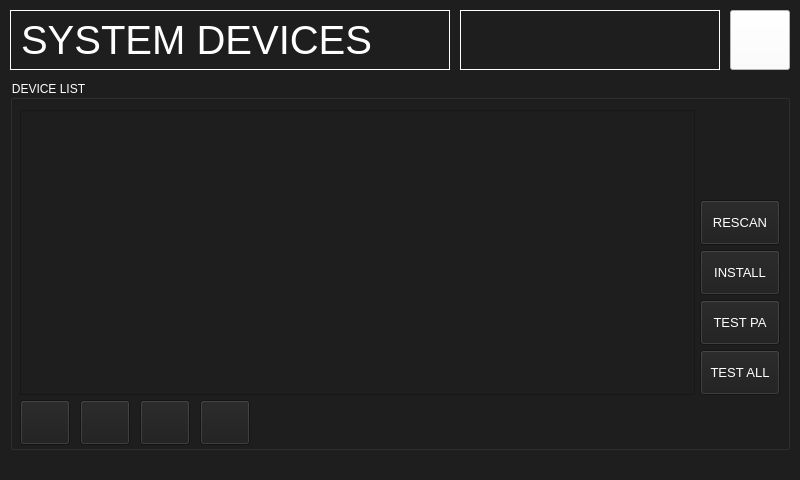
<?xml version="1.0" encoding="UTF-8"?>
<ui version="4.0">
 <class>SystemDevicesWindow</class>
 <widget class="QMainWindow" name="SystemDevicesWindow">
  <property name="geometry">
   <rect>
    <x>0</x>
    <y>0</y>
    <width>800</width>
    <height>480</height>
   </rect>
  </property>
  <property name="font">
   <font>
    <pointsize>10</pointsize>
   </font>
  </property>
  <property name="windowTitle">
   <string>MainWindow</string>
  </property>
  <property name="styleSheet">
   <string notr="true">background-color: rgb(30, 30, 30);
color: rgb(255, 255, 255);</string>
  </property>
  <widget class="QWidget" name="centralwidget">
   <widget class="QPushButton" name="pushButton_menu">
    <property name="geometry">
     <rect>
      <x>730</x>
      <y>10</y>
      <width>60</width>
      <height>60</height>
     </rect>
    </property>
    <property name="styleSheet">
     <string notr="true">background-color: rgb(255, 255, 255);</string>
    </property>
    <property name="text">
     <string/>
    </property>
    <property name="icon">
     <iconset resource="resources.qrc">
      <normaloff>:/images/icons/icon_close.png</normaloff>:/images/icons/icon_close.png</iconset>
    </property>
    <property name="iconSize">
     <size>
      <width>30</width>
      <height>30</height>
     </size>
    </property>
   </widget>
   <widget class="QGroupBox" name="groupBox_route">
    <property name="geometry">
     <rect>
      <x>10</x>
      <y>80</y>
      <width>780</width>
      <height>370</height>
     </rect>
    </property>
    <property name="styleSheet">
     <string notr="true">border-color: rgb(255, 255, 255);</string>
    </property>
    <property name="title">
     <string>DEVICE LIST</string>
    </property>
    <property name="flat">
     <bool>false</bool>
    </property>
    <property name="checkable">
     <bool>false</bool>
    </property>
    <widget class="QPushButton" name="pushButton_7">
     <property name="geometry">
      <rect>
       <x>690</x>
       <y>170</y>
       <width>80</width>
       <height>45</height>
      </rect>
     </property>
     <property name="font">
      <font>
       <pointsize>10</pointsize>
      </font>
     </property>
     <property name="text">
      <string>INSTALL</string>
     </property>
    </widget>
    <widget class="QPushButton" name="pushButton_10">
     <property name="geometry">
      <rect>
       <x>690</x>
       <y>120</y>
       <width>80</width>
       <height>45</height>
      </rect>
     </property>
     <property name="font">
      <font>
       <pointsize>10</pointsize>
      </font>
     </property>
     <property name="text">
      <string>RESCAN</string>
     </property>
    </widget>
    <widget class="QPushButton" name="pushButton_12">
     <property name="geometry">
      <rect>
       <x>10</x>
       <y>320</y>
       <width>50</width>
       <height>45</height>
      </rect>
     </property>
     <property name="font">
      <font>
       <pointsize>10</pointsize>
      </font>
     </property>
     <property name="text">
      <string/>
     </property>
     <property name="icon">
      <iconset resource="resources.qrc">
       <normaloff>:/images/icons/icon_up.png</normaloff>:/images/icons/icon_up.png</iconset>
     </property>
     <property name="autoRepeat">
      <bool>true</bool>
     </property>
    </widget>
    <widget class="QPushButton" name="pushButton_13">
     <property name="geometry">
      <rect>
       <x>70</x>
       <y>320</y>
       <width>50</width>
       <height>45</height>
      </rect>
     </property>
     <property name="font">
      <font>
       <pointsize>10</pointsize>
      </font>
     </property>
     <property name="text">
      <string/>
     </property>
     <property name="icon">
      <iconset resource="resources.qrc">
       <normaloff>:/images/icons/icon_down.png</normaloff>:/images/icons/icon_down.png</iconset>
     </property>
     <property name="iconSize">
      <size>
       <width>16</width>
       <height>16</height>
      </size>
     </property>
     <property name="autoRepeat">
      <bool>true</bool>
     </property>
    </widget>
    <widget class="QTableView" name="tableView">
     <property name="geometry">
      <rect>
       <x>10</x>
       <y>30</y>
       <width>675</width>
       <height>285</height>
      </rect>
     </property>
     <property name="font">
      <font>
       <pointsize>9</pointsize>
      </font>
     </property>
     <property name="verticalScrollBarPolicy">
      <enum>Qt::ScrollBarAlwaysOff</enum>
     </property>
     <property name="horizontalScrollBarPolicy">
      <enum>Qt::ScrollBarAlwaysOff</enum>
     </property>
     <property name="selectionMode">
      <enum>QAbstractItemView::SingleSelection</enum>
     </property>
     <property name="selectionBehavior">
      <enum>QAbstractItemView::SelectRows</enum>
     </property>
     <property name="iconSize">
      <size>
       <width>16</width>
       <height>16</height>
      </size>
     </property>
     <property name="gridStyle">
      <enum>Qt::CustomDashLine</enum>
     </property>
     <property name="sortingEnabled">
      <bool>true</bool>
     </property>
     <property name="wordWrap">
      <bool>true</bool>
     </property>
     <property name="cornerButtonEnabled">
      <bool>false</bool>
     </property>
     <attribute name="horizontalHeaderDefaultSectionSize">
      <number>110</number>
     </attribute>
     <attribute name="verticalHeaderVisible">
      <bool>false</bool>
     </attribute>
     <attribute name="verticalHeaderDefaultSectionSize">
      <number>30</number>
     </attribute>
    </widget>
    <widget class="QPushButton" name="pushButton_11">
     <property name="geometry">
      <rect>
       <x>690</x>
       <y>220</y>
       <width>80</width>
       <height>45</height>
      </rect>
     </property>
     <property name="font">
      <font>
       <pointsize>10</pointsize>
      </font>
     </property>
     <property name="text">
      <string>TEST PA</string>
     </property>
    </widget>
    <widget class="QPushButton" name="pushButton_14">
     <property name="geometry">
      <rect>
       <x>690</x>
       <y>270</y>
       <width>80</width>
       <height>45</height>
      </rect>
     </property>
     <property name="font">
      <font>
       <pointsize>10</pointsize>
      </font>
     </property>
     <property name="text">
      <string>TEST ALL</string>
     </property>
    </widget>
    <widget class="QPushButton" name="pushButton_16">
     <property name="geometry">
      <rect>
       <x>130</x>
       <y>320</y>
       <width>50</width>
       <height>45</height>
      </rect>
     </property>
     <property name="font">
      <font>
       <pointsize>10</pointsize>
      </font>
     </property>
     <property name="text">
      <string/>
     </property>
     <property name="icon">
      <iconset resource="resources.qrc">
       <normaloff>:/images/icons/icon_top.png</normaloff>:/images/icons/icon_top.png</iconset>
     </property>
     <property name="iconSize">
      <size>
       <width>24</width>
       <height>24</height>
      </size>
     </property>
    </widget>
    <widget class="QPushButton" name="pushButton_18">
     <property name="geometry">
      <rect>
       <x>190</x>
       <y>320</y>
       <width>50</width>
       <height>45</height>
      </rect>
     </property>
     <property name="font">
      <font>
       <pointsize>10</pointsize>
      </font>
     </property>
     <property name="text">
      <string/>
     </property>
     <property name="icon">
      <iconset resource="resources.qrc">
       <normaloff>:/images/icons/icon_bottom.png</normaloff>:/images/icons/icon_bottom.png</iconset>
     </property>
     <property name="iconSize">
      <size>
       <width>24</width>
       <height>24</height>
      </size>
     </property>
    </widget>
   </widget>
   <widget class="QLabel" name="label_datetime">
    <property name="geometry">
     <rect>
      <x>460</x>
      <y>10</y>
      <width>260</width>
      <height>60</height>
     </rect>
    </property>
    <property name="font">
     <font>
      <pointsize>12</pointsize>
      <weight>50</weight>
      <bold>false</bold>
     </font>
    </property>
    <property name="styleSheet">
     <string notr="true">color: rgb(255, 255, 255);
border-color: rgb(255, 255, 255);</string>
    </property>
    <property name="frameShape">
     <enum>QFrame::Panel</enum>
    </property>
    <property name="text">
     <string/>
    </property>
    <property name="alignment">
     <set>Qt::AlignCenter</set>
    </property>
   </widget>
   <widget class="QLabel" name="label_2">
    <property name="geometry">
     <rect>
      <x>10</x>
      <y>10</y>
      <width>440</width>
      <height>60</height>
     </rect>
    </property>
    <property name="font">
     <font>
      <pointsize>30</pointsize>
     </font>
    </property>
    <property name="frameShape">
     <enum>QFrame::Panel</enum>
    </property>
    <property name="text">
     <string>SYSTEM DEVICES</string>
    </property>
   </widget>
  </widget>
  <widget class="QStatusBar" name="statusbar"/>
 </widget>
 <resources>
  <include location="resources.qrc"/>
 </resources>
 <connections/>
</ui>
